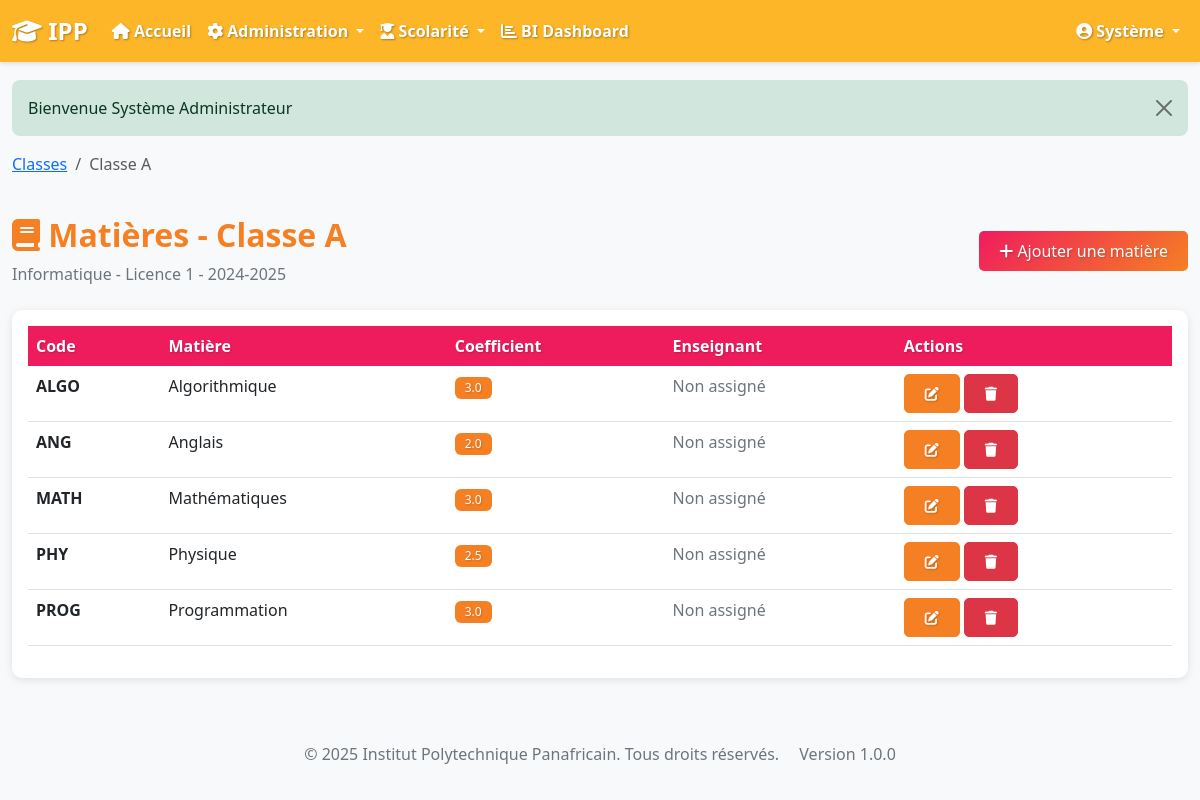
/admin/classe-matieres.php?classe_id=1 (signed in), run on the app's committed database.
### tables this page shows
CREATE TABLE classes (
    id INT AUTO_INCREMENT PRIMARY KEY,
    code VARCHAR(20) UNIQUE NOT NULL,
    libelle VARCHAR(100) NOT NULL,
    filiere_id INT NOT NULL,
    niveau_id INT NOT NULL,
    annee_academique_id INT NOT NULL,
    effectif_max INT DEFAULT 50,
    statut ENUM('active', 'inactive') DEFAULT 'active',
    created_at TIMESTAMP DEFAULT CURRENT_TIMESTAMP,
    FOREIGN KEY (filiere_id) REFERENCES filieres(id) ON DELETE CASCADE,
    FOREIGN KEY (niveau_id) REFERENCES niveaux(id) ON DELETE CASCADE,
    FOREIGN KEY (annee_academique_id) REFERENCES annees_academiques(id) ON DELETE CASCADE,
    INDEX idx_filiere (filiere_id),
    INDEX idx_niveau (niveau_id),
    INDEX idx_annee (annee_academique_id)
);

CREATE TABLE filieres (
    id INT AUTO_INCREMENT PRIMARY KEY,
    code VARCHAR(20) UNIQUE NOT NULL,
    libelle VARCHAR(100) NOT NULL,
    description TEXT,
    statut ENUM('active', 'inactive') DEFAULT 'active',
    created_at TIMESTAMP DEFAULT CURRENT_TIMESTAMP
);

CREATE TABLE niveaux (
    id INT AUTO_INCREMENT PRIMARY KEY,
    code VARCHAR(20) UNIQUE NOT NULL,
    libelle VARCHAR(50) NOT NULL,
    ordre INT NOT NULL,
    statut ENUM('actif', 'inactif') DEFAULT 'actif',
    created_at TIMESTAMP DEFAULT CURRENT_TIMESTAMP
);

CREATE TABLE annees_academiques (
    id INT AUTO_INCREMENT PRIMARY KEY,
    libelle VARCHAR(50) NOT NULL,
    date_debut DATE NOT NULL,
    date_fin DATE NOT NULL,
    statut ENUM('active', 'inactive') DEFAULT 'inactive',
    created_at TIMESTAMP DEFAULT CURRENT_TIMESTAMP,
    UNIQUE KEY unique_annee (libelle)
);

CREATE TABLE classe_matieres (
    id INT AUTO_INCREMENT PRIMARY KEY,
    classe_id INT NOT NULL,
    matiere_id INT NOT NULL,
    enseignant_id INT,
    coefficient DECIMAL(3,1) DEFAULT 1.0,
    FOREIGN KEY (classe_id) REFERENCES classes(id) ON DELETE CASCADE,
    FOREIGN KEY (matiere_id) REFERENCES matieres(id) ON DELETE CASCADE,
    FOREIGN KEY (enseignant_id) REFERENCES users(id) ON DELETE SET NULL,
    UNIQUE KEY unique_classe_matiere (classe_id, matiere_id),
    INDEX idx_enseignant (enseignant_id)
);

CREATE TABLE matieres (
    id INT AUTO_INCREMENT PRIMARY KEY,
    code VARCHAR(20) UNIQUE NOT NULL,
    libelle VARCHAR(100) NOT NULL,
    coefficient DECIMAL(3,1) NOT NULL DEFAULT 1.0,
    description TEXT,
    statut ENUM('active', 'inactive') DEFAULT 'active',
    created_at TIMESTAMP DEFAULT CURRENT_TIMESTAMP
);

### includes/security.php (called while the page is built, shortened)
<?php
function escape_html($string) {
    return htmlspecialchars($string, ENT_QUOTES, 'UTF-8');
}

### admin/classe-matieres.php (the view, shortened to what this page needs)
<?php
$db = Database::getInstance()->getConnection();
$classe_id = intval($_GET['classe_id'] ?? 0);
$stmt = $db->prepare("SELECT c.*, f.libelle as filiere, n.libelle as niveau, aa.libelle as annee
                      FROM classes c
                      JOIN filieres f ON c.filiere_id = f.id
                      JOIN niveaux n ON c.niveau_id = n.id
                      JOIN annees_academiques aa ON c.annee_academique_id = aa.id
                      WHERE c.id = ?");
$stmt->execute([$classe_id]);
$classe = $stmt->fetch();
$stmt = $db->prepare("SELECT cm.*, m.libelle as matiere, m.code as matiere_code,
                      u.nom as enseignant_nom, u.prenom as enseignant_prenom
                      FROM classe_matieres cm
                      JOIN matieres m ON cm.matiere_id = m.id
                      LEFT JOIN users u ON cm.enseignant_id = u.id
                      WHERE cm.classe_id = ?
                      ORDER BY m.libelle");
$stmt->execute([$classe_id]);
$classe_matieres = $stmt->fetchAll();
$stmt = $db->prepare("SELECT * FROM matieres WHERE statut = 'active' AND id NOT IN (SELECT matiere_id FROM classe_matieres WHERE classe_id = ?) ORDER BY libelle");
$stmt->execute([$classe_id]);
$matieres_disponibles = $stmt->fetchAll();
include '../includes/header.php';
?>
<div class="row mb-4">
    <div class="col-12">
        <nav aria-label="breadcrumb">
            <ol class="breadcrumb">
                <li class="breadcrumb-item"><a href="<?php echo BASE_URL; ?>/admin/classes.php">Classes</a></li>
                <li class="breadcrumb-item active"><?php echo escape_html($classe['libelle']); ?></li>
            </ol>
        </nav>
    </div>
</div>
<div class="row">
    <div class="col-12">
        <div class="d-flex justify-content-between align-items-center mb-4">
            <div>
                <h2><i class="fas fa-book"></i> Matières - <?php echo escape_html($classe['libelle']); ?></h2>
                <p class="text-muted mb-0">
                    <?php echo escape_html($classe['filiere']); ?> -
                    <?php echo escape_html($classe['niveau']); ?> -
                    <?php echo escape_html($classe['annee']); ?>
                </p>
            </div>
            <?php if (!empty($matieres_disponibles)): ?>
            <button class="btn btn-primary" data-bs-toggle="modal" data-bs-target="#matiereModal">
                <i class="fas fa-plus"></i> Ajouter une matière
            </button>
            <?php endif; ?>
        </div>
    </div>
</div>
<div class="card">
    <div class="card-body">
        <?php if (empty($classe_matieres)): ?>
        <div class="alert alert-info">
            <i class="fas fa-info-circle"></i> Aucune matière n'a été ajoutée à cette classe.
        </div>
        <?php else: ?>
        <div class="table-responsive">
            <table class="table table-hover">
                <thead>
                    <tr>
                        <th>Code</th>
                        <th>Matière</th>
                        <th>Coefficient</th>
                        <th>Enseignant</th>
                        <th>Actions</th>
                    </tr>
                </thead>
                <tbody>
                    <?php foreach ($classe_matieres as $cm): ?>
                    <tr>
                        <td><strong><?php echo escape_html($cm['matiere_code']); ?></strong></td>
                        <td><?php echo escape_html($cm['matiere']); ?></td>
                        <td><span class="badge bg-info"><?php echo $cm['coefficient']; ?></span></td>
                        <td>
                            <?php if ($cm['enseignant_nom']): ?>
                                <?php echo escape_html($cm['enseignant_prenom'] . ' ' . $cm['enseignant_nom']); ?>
                            <?php else: ?>
                                <span class="text-muted">Non assigné</span>
                            <?php endif; ?>
                        </td>
                        <td>
                            <button class="btn btn-sm btn-info" onclick="editClasseMatiere(<?php echo htmlspecialchars(json_encode($cm)); ?>)">
                                <i class="fas fa-edit"></i>
                            </button>
                            <form method="POST" style="display:inline;" onsubmit="return confirmDelete('Retirer cette matière ?')">
                                <button type="submit" class="btn btn-sm btn-danger">
                                    <i class="fas fa-trash"></i>
                                </button>
                            </form>
                        </td>
                    </tr>
                    <?php endforeach; ?>
                </tbody>
            </table>
        </div>
        <?php endif; ?>
    </div>
</div>
<?php include '../includes/footer.php'; ?>

### assets/css/style.css (style rules this page uses)
:root { --primary-color: #ef1c5d; --secondary-color: #f58024; --accent-color: #fcb628; --success-color: #28a745; --danger-color: #dc3545; --warning-color: #fcb628; --info-color: #f58024; }
body { font-family: 'Segoe UI', Tahoma, Geneva, Verdana, sans-serif; background-color: #f8f9fa; }
.card { border: none; border-radius: 10px; box-shadow: 0 2px 8px rgba(0,0,0,0.1); margin-bottom: 20px; transition: transform 0.2s; }
h1, h2, h3, h4, h5, h6 { color:#f58024; font-weight: 700; }
.table { background-color: white; }
.table thead th { background-color: #ef1c5d; color: white; border: none; font-weight: 600; text-shadow: 1px 1px 2px rgba(0,0,0,0.2); }
.btn { border-radius: 5px; padding: 8px 20px; font-weight: 500; transition: all 0.3s; }
.btn-primary { background: linear-gradient(135deg, #ef1c5d 0%, #f58024 100%); border: none; color: white; text-shadow: 1px 1px 2px rgba(0,0,0,0.2); }
.badge { padding: 5px 10px; font-weight: 500; }
.text-muted { color: #6c757d !important; }
.bg-info { background-color: #f58024 !important; color: white !important; text-shadow: 1px 1px 2px rgba(0,0,0,0.2); }
.btn-info { background-color: #f58024; border-color: #f58024; color: white; text-shadow: 1px 1px 2px rgba(0,0,0,0.2); }
.badge.bg-info { background-color: #f58024 !important; }

### data on the page
classes: libelle "Classe A", filiere.libelle "Informatique", niveau.libelle "Licence 1", annee_academique.libelle "2024-2025"
classe_matieres: matiere.code "ALGO", matiere.libelle "Algorithmique", coefficient "3.0"
classe_matieres: matiere.code "ANG", matiere.libelle "Anglais", coefficient "2.0"
classe_matieres: matiere.code "MATH", matiere.libelle "Mathématiques", coefficient "3.0"
classe_matieres: matiere.code "PHY", matiere.libelle "Physique", coefficient "2.5"
classe_matieres: matiere.code "PROG", matiere.libelle "Programmation", coefficient "3.0"

### other printed values
APP_SHORT_NAME "IPP"
$current_user['prenom'] "Système"
$flash['message'] "Bienvenue Système Administrateur"
APP_NAME "Institut Polytechnique Panafricain"
APP_VERSION "1.0.0"
